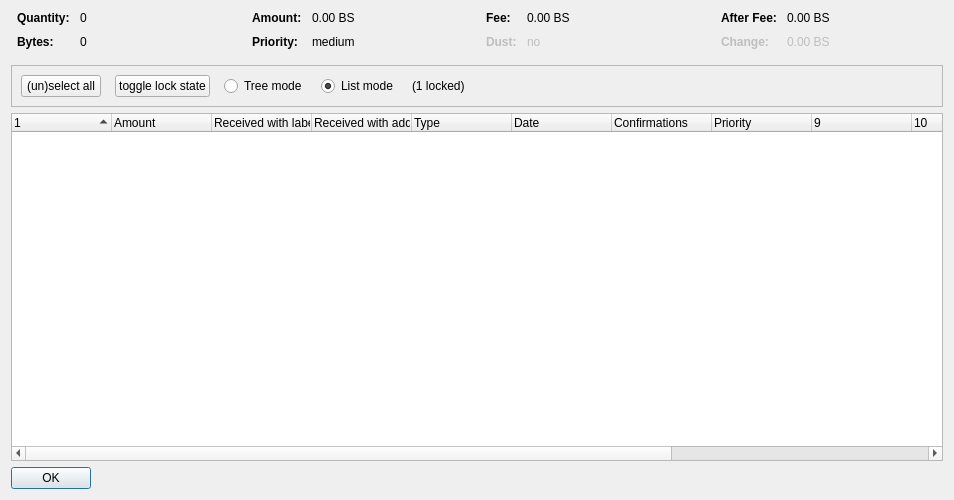
<?xml version="1.0" encoding="UTF-8"?>
<ui version="4.0">
 <class>CoinControlDialog</class>
 <widget class="QDialog" name="CoinControlDialog">
  <property name="geometry">
   <rect>
    <x>0</x>
    <y>0</y>
    <width>954</width>
    <height>500</height>
   </rect>
  </property>
  <property name="windowTitle">
   <string>Coin Selection</string>
  </property>
  <layout class="QVBoxLayout" name="verticalLayout">
   <item>
    <layout class="QHBoxLayout" name="horizontalLayoutTop" stretch="0,0,0,0">
     <property name="topMargin">
      <number>0</number>
     </property>
     <property name="bottomMargin">
      <number>10</number>
     </property>
     <item>
      <layout class="QFormLayout" name="formLayoutCoinControl1">
       <property name="horizontalSpacing">
        <number>10</number>
       </property>
       <property name="verticalSpacing">
        <number>10</number>
       </property>
       <property name="leftMargin">
        <number>6</number>
       </property>
       <property name="rightMargin">
        <number>6</number>
       </property>
       <item row="0" column="0">
        <widget class="QLabel" name="labelCoinControlQuantityText">
         <property name="font">
          <font>
           <weight>75</weight>
           <bold>true</bold>
          </font>
         </property>
         <property name="text">
          <string>Quantity:</string>
         </property>
        </widget>
       </item>
       <item row="0" column="1">
        <widget class="QLabel" name="labelCoinControlQuantity">
         <property name="cursor">
          <cursorShape>IBeamCursor</cursorShape>
         </property>
         <property name="contextMenuPolicy">
          <enum>Qt::ActionsContextMenu</enum>
         </property>
         <property name="text">
          <string notr="true">0</string>
         </property>
         <property name="textInteractionFlags">
          <set>Qt::LinksAccessibleByMouse|Qt::TextSelectableByKeyboard|Qt::TextSelectableByMouse</set>
         </property>
        </widget>
       </item>
       <item row="1" column="0">
        <widget class="QLabel" name="labelCoinControlBytesText">
         <property name="font">
          <font>
           <weight>75</weight>
           <bold>true</bold>
          </font>
         </property>
         <property name="text">
          <string>Bytes:</string>
         </property>
        </widget>
       </item>
       <item row="1" column="1">
        <widget class="QLabel" name="labelCoinControlBytes">
         <property name="cursor">
          <cursorShape>IBeamCursor</cursorShape>
         </property>
         <property name="contextMenuPolicy">
          <enum>Qt::ActionsContextMenu</enum>
         </property>
         <property name="text">
          <string notr="true">0</string>
         </property>
         <property name="textInteractionFlags">
          <set>Qt::LinksAccessibleByMouse|Qt::TextSelectableByKeyboard|Qt::TextSelectableByMouse</set>
         </property>
        </widget>
       </item>
      </layout>
     </item>
     <item>
      <layout class="QFormLayout" name="formLayoutCoinControl2">
       <property name="horizontalSpacing">
        <number>10</number>
       </property>
       <property name="verticalSpacing">
        <number>10</number>
       </property>
       <property name="leftMargin">
        <number>6</number>
       </property>
       <property name="rightMargin">
        <number>6</number>
       </property>
       <item row="0" column="0">
        <widget class="QLabel" name="labelCoinControlAmountText">
         <property name="font">
          <font>
           <weight>75</weight>
           <bold>true</bold>
          </font>
         </property>
         <property name="text">
          <string>Amount:</string>
         </property>
        </widget>
       </item>
       <item row="0" column="1">
        <widget class="QLabel" name="labelCoinControlAmount">
         <property name="cursor">
          <cursorShape>IBeamCursor</cursorShape>
         </property>
         <property name="contextMenuPolicy">
          <enum>Qt::ActionsContextMenu</enum>
         </property>
         <property name="text">
          <string notr="true">0.00 BS</string>
         </property>
         <property name="textInteractionFlags">
          <set>Qt::LinksAccessibleByMouse|Qt::TextSelectableByKeyboard|Qt::TextSelectableByMouse</set>
         </property>
        </widget>
       </item>
       <item row="1" column="0">
        <widget class="QLabel" name="labelCoinControlPriorityText">
         <property name="font">
          <font>
           <weight>75</weight>
           <bold>true</bold>
          </font>
         </property>
         <property name="text">
          <string>Priority:</string>
         </property>
        </widget>
       </item>
       <item row="1" column="1">
        <widget class="QLabel" name="labelCoinControlPriority">
         <property name="cursor">
          <cursorShape>IBeamCursor</cursorShape>
         </property>
         <property name="contextMenuPolicy">
          <enum>Qt::ActionsContextMenu</enum>
         </property>
         <property name="text">
          <string>medium</string>
         </property>
         <property name="textInteractionFlags">
          <set>Qt::LinksAccessibleByMouse|Qt::TextSelectableByKeyboard|Qt::TextSelectableByMouse</set>
         </property>
        </widget>
       </item>
      </layout>
     </item>
     <item>
      <layout class="QFormLayout" name="formLayoutCoinControl3">
       <property name="horizontalSpacing">
        <number>10</number>
       </property>
       <property name="verticalSpacing">
        <number>10</number>
       </property>
       <property name="leftMargin">
        <number>6</number>
       </property>
       <property name="rightMargin">
        <number>6</number>
       </property>
       <item row="0" column="0">
        <widget class="QLabel" name="labelCoinControlFeeText">
         <property name="font">
          <font>
           <weight>75</weight>
           <bold>true</bold>
          </font>
         </property>
         <property name="text">
          <string>Fee:</string>
         </property>
        </widget>
       </item>
       <item row="0" column="1">
        <widget class="QLabel" name="labelCoinControlFee">
         <property name="cursor">
          <cursorShape>IBeamCursor</cursorShape>
         </property>
         <property name="contextMenuPolicy">
          <enum>Qt::ActionsContextMenu</enum>
         </property>
         <property name="text">
          <string notr="true">0.00 BS</string>
         </property>
         <property name="textInteractionFlags">
          <set>Qt::LinksAccessibleByMouse|Qt::TextSelectableByKeyboard|Qt::TextSelectableByMouse</set>
         </property>
        </widget>
       </item>
       <item row="1" column="0">
        <widget class="QLabel" name="labelCoinControlLowOutputText">
         <property name="enabled">
          <bool>false</bool>
         </property>
         <property name="font">
          <font>
           <weight>75</weight>
           <bold>true</bold>
          </font>
         </property>
         <property name="text">
          <string>Dust:</string>
         </property>
        </widget>
       </item>
       <item row="1" column="1">
        <widget class="QLabel" name="labelCoinControlLowOutput">
         <property name="enabled">
          <bool>false</bool>
         </property>
         <property name="cursor">
          <cursorShape>IBeamCursor</cursorShape>
         </property>
         <property name="contextMenuPolicy">
          <enum>Qt::ActionsContextMenu</enum>
         </property>
         <property name="text">
          <string>no</string>
         </property>
         <property name="textInteractionFlags">
          <set>Qt::LinksAccessibleByMouse|Qt::TextSelectableByKeyboard|Qt::TextSelectableByMouse</set>
         </property>
        </widget>
       </item>
      </layout>
     </item>
     <item>
      <layout class="QFormLayout" name="formLayoutCoinControl4">
       <property name="horizontalSpacing">
        <number>10</number>
       </property>
       <property name="verticalSpacing">
        <number>10</number>
       </property>
       <property name="leftMargin">
        <number>6</number>
       </property>
       <property name="rightMargin">
        <number>6</number>
       </property>
       <item row="0" column="0">
        <widget class="QLabel" name="labelCoinControlAfterFeeText">
         <property name="font">
          <font>
           <weight>75</weight>
           <bold>true</bold>
          </font>
         </property>
         <property name="text">
          <string>After Fee:</string>
         </property>
        </widget>
       </item>
       <item row="0" column="1">
        <widget class="QLabel" name="labelCoinControlAfterFee">
         <property name="cursor">
          <cursorShape>IBeamCursor</cursorShape>
         </property>
         <property name="contextMenuPolicy">
          <enum>Qt::ActionsContextMenu</enum>
         </property>
         <property name="text">
          <string notr="true">0.00 BS</string>
         </property>
         <property name="textInteractionFlags">
          <set>Qt::LinksAccessibleByMouse|Qt::TextSelectableByKeyboard|Qt::TextSelectableByMouse</set>
         </property>
        </widget>
       </item>
       <item row="1" column="0">
        <widget class="QLabel" name="labelCoinControlChangeText">
         <property name="enabled">
          <bool>false</bool>
         </property>
         <property name="font">
          <font>
           <weight>75</weight>
           <bold>true</bold>
          </font>
         </property>
         <property name="text">
          <string>Change:</string>
         </property>
        </widget>
       </item>
       <item row="1" column="1">
        <widget class="QLabel" name="labelCoinControlChange">
         <property name="enabled">
          <bool>false</bool>
         </property>
         <property name="cursor">
          <cursorShape>IBeamCursor</cursorShape>
         </property>
         <property name="contextMenuPolicy">
          <enum>Qt::ActionsContextMenu</enum>
         </property>
         <property name="text">
          <string notr="true">0.00 BS</string>
         </property>
         <property name="textInteractionFlags">
          <set>Qt::LinksAccessibleByMouse|Qt::TextSelectableByKeyboard|Qt::TextSelectableByMouse</set>
         </property>
        </widget>
       </item>
      </layout>
     </item>
    </layout>
   </item>
   <item>
    <widget class="QFrame" name="frame">
     <property name="minimumSize">
      <size>
       <width>0</width>
       <height>40</height>
      </size>
     </property>
     <property name="frameShape">
      <enum>QFrame::StyledPanel</enum>
     </property>
     <property name="frameShadow">
      <enum>QFrame::Sunken</enum>
     </property>
     <layout class="QHBoxLayout" name="horizontalLayout">
      <item>
       <layout class="QHBoxLayout" name="horizontalLayoutPanel" stretch="0,0,0,0,0,0">
        <property name="spacing">
         <number>14</number>
        </property>
        <item>
         <widget class="QPushButton" name="pushButtonSelectAll">
          <property name="sizePolicy">
           <sizepolicy hsizetype="Maximum" vsizetype="Fixed">
            <horstretch>0</horstretch>
            <verstretch>0</verstretch>
           </sizepolicy>
          </property>
          <property name="text">
           <string>(un)select all</string>
          </property>
          <property name="autoDefault">
           <bool>false</bool>
          </property>
         </widget>
        </item>
        <item>
         <widget class="QPushButton" name="pushButtonToggleLock">
          <property name="sizePolicy">
           <sizepolicy hsizetype="Maximum" vsizetype="Fixed">
            <horstretch>0</horstretch>
            <verstretch>0</verstretch>
           </sizepolicy>
          </property>
          <property name="text">
           <string>toggle lock state</string>
          </property>
          <property name="autoDefault">
           <bool>false</bool>
          </property>
         </widget>
        </item>
        <item>
         <widget class="QRadioButton" name="radioTreeMode">
          <property name="sizePolicy">
           <sizepolicy hsizetype="Maximum" vsizetype="Fixed">
            <horstretch>0</horstretch>
            <verstretch>0</verstretch>
           </sizepolicy>
          </property>
          <property name="text">
           <string>Tree mode</string>
          </property>
         </widget>
        </item>
        <item>
         <widget class="QRadioButton" name="radioListMode">
          <property name="sizePolicy">
           <sizepolicy hsizetype="Maximum" vsizetype="Fixed">
            <horstretch>0</horstretch>
            <verstretch>0</verstretch>
           </sizepolicy>
          </property>
          <property name="text">
           <string>List mode</string>
          </property>
          <property name="checked">
           <bool>true</bool>
          </property>
         </widget>
        </item>
        <item>
         <widget class="QLabel" name="labelLocked">
          <property name="text">
           <string>(1 locked)</string>
          </property>
         </widget>
        </item>
        <item>
         <spacer name="horizontalSpacer">
          <property name="orientation">
           <enum>Qt::Horizontal</enum>
          </property>
          <property name="sizeHint" stdset="0">
           <size>
            <width>40</width>
            <height>20</height>
           </size>
          </property>
         </spacer>
        </item>
       </layout>
      </item>
     </layout>
    </widget>
   </item>
   <item>
    <widget class="CoinControlTreeWidget" name="treeWidget">
     <property name="contextMenuPolicy">
      <enum>Qt::CustomContextMenu</enum>
     </property>
     <property name="sortingEnabled">
      <bool>false</bool>
     </property>
     <property name="columnCount">
      <number>13</number>
     </property>
     <attribute name="headerShowSortIndicator" stdset="0">
      <bool>true</bool>
     </attribute>
     <attribute name="headerStretchLastSection">
      <bool>false</bool>
     </attribute>
     <column>
      <property name="text">
       <string/>
      </property>
     </column>
     <column>
      <property name="text">
       <string>Amount</string>
      </property>
     </column>
     <column>
      <property name="text">
       <string>Received with label</string>
      </property>
     </column>
     <column>
      <property name="text">
       <string>Received with address</string>
      </property>
     </column>
     <column>
      <property name="text">
       <string>Type</string>
      </property>
     </column>
     <column>
      <property name="text">
       <string>Date</string>
      </property>
     </column>
     <column>
      <property name="text">
       <string>Confirmations</string>
      </property>
      <property name="toolTip">
       <string>Confirmed</string>
      </property>
     </column>
     <column>
      <property name="text">
       <string>Priority</string>
      </property>
     </column>
     <column>
      <property name="text">
       <string/>
      </property>
     </column>
     <column>
      <property name="text">
       <string/>
      </property>
     </column>
     <column>
      <property name="text">
       <string/>
      </property>
     </column>
     <column>
      <property name="text">
       <string/>
      </property>
     </column>
     <column>
      <property name="text">
       <string/>
      </property>
     </column>
    </widget>
   </item>
   <item>
    <widget class="QDialogButtonBox" name="buttonBox">
     <property name="sizePolicy">
      <sizepolicy hsizetype="Maximum" vsizetype="Fixed">
       <horstretch>0</horstretch>
       <verstretch>0</verstretch>
      </sizepolicy>
     </property>
     <property name="orientation">
      <enum>Qt::Horizontal</enum>
     </property>
     <property name="standardButtons">
      <set>QDialogButtonBox::Ok</set>
     </property>
    </widget>
   </item>
  </layout>
 </widget>
 <customwidgets>
  <customwidget>
   <class>CoinControlTreeWidget</class>
   <extends>QTreeWidget</extends>
   <header>coincontroltreewidget.h</header>
  </customwidget>
 </customwidgets>
 <resources/>
 <connections/>
</ui>
